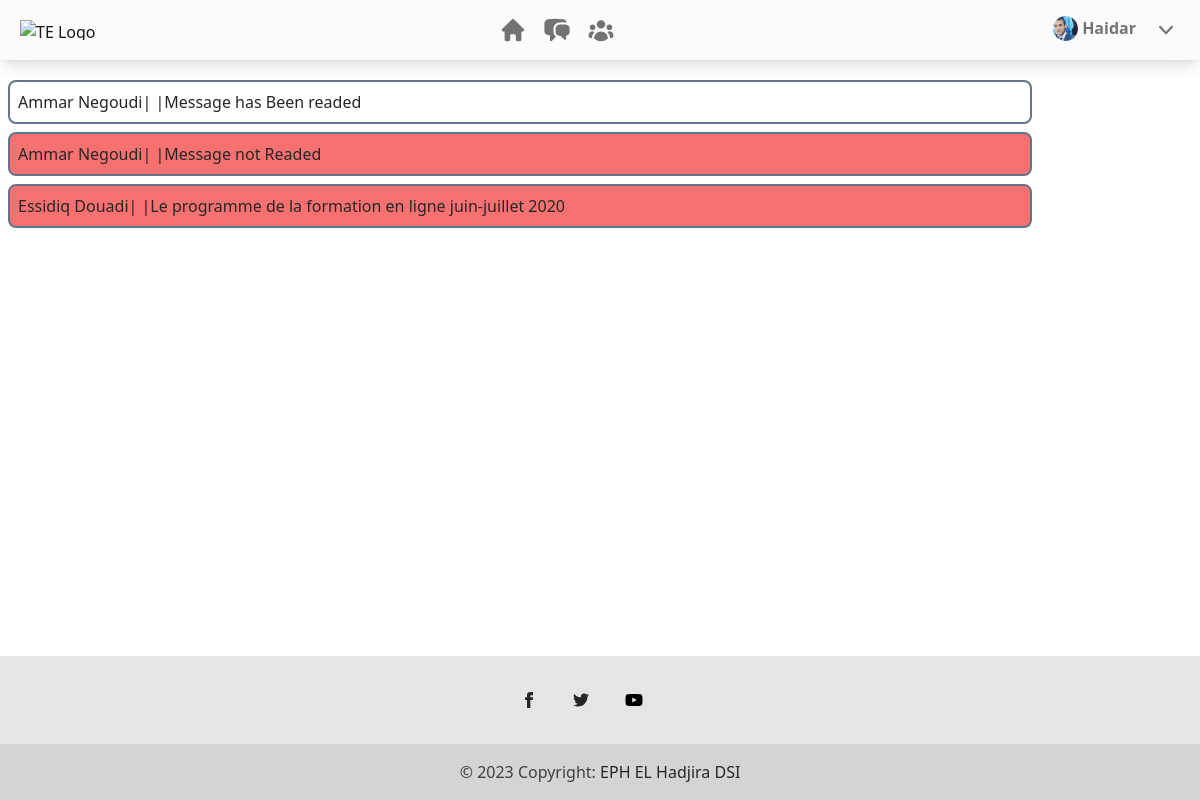
The app's page /home/ (signed in) with its own data.
### CSM/models.py (models this page shows, shortened)
class Employee(models.Model):
    GENDER = (
        ('Male','Male'),
        ('Female','Female')
    )
    POSITION = (
        ('Director','Director'),
        ('Statistical Engineering','Statistical Engineering'),
        ('Informatic Engineering','Informatic Engineering'),
        ('Informatic Technical Senior','Informatic Technical Senior')
    )
    ARPOSITION = (
        ('مدير المؤسسة','مدير المؤسسة'),
        ('مهندس دولة في الإحصاء','مهندس دولة في الإحصاء'),
        ('مهندس دولة في الإعلام الألي','مهندس دولة في الإعلام الألي'),
        ('تقني سامي في الإعلام الألي','تقني سامي في الإعلام الألي')
    )
    user = models.OneToOneField(User, null=True, blank=True, on_delete=models.CASCADE)
    gender = models.CharField(max_length=6, null=True, choices=GENDER)
    phone = models.CharField(max_length=10, null=True, blank=True)
    adress = models.TextField(max_length=60, null=True, blank=True)
    position = models.CharField(max_length=40, null=True, choices=POSITION)
    ar_position = models.CharField(max_length=40, null=True, choices=ARPOSITION)
    birthday = models.DateField(null=True)
    profile_pic = models.ImageField(null=True,blank=True, default='profile_pic.png')

class Messages(models.Model):
    sender = models.ForeignKey(User, null=True,related_name='sent_messages', on_delete=models.SET_NULL)
    message = models.TextField(max_length=256, null=False, blank=False)
    reciever = models.ForeignKey(User, null=True, related_name='recieve_messages', on_delete=models.SET_NULL)
    date_created = models.DateTimeField(auto_now_add=True)
    is_read = models.BooleanField(default=False)

### CSM/decorators.py (the view)
    def wrapper_func(request, *args, **kwargs):
        if not request.user.is_authenticated:
            return redirect("CSM:index")
        else:
            return view_func(request, *args, **kwargs)

### CSM/views.py (called while the page is built)
@authenticated_user
def home(request):
    employee = Employee.objects.get(user = request.user)
    try:
        allMessages = Messages.objects.filter(reciever = request.user)
        ar_messages_ids = []
        for message in allMessages:
            if re.search(r'[\u0600-\u06FF]', message.message):
                ar_messages_ids.append(message.id)
        unread_messages = Messages.objects.filter(reciever = request.user, is_read = False).values_list('id',flat=True)
    except Messages.DoesNotExist:
        allMessages = 0
        unread_messages = 0
    return render(request, "CSM/home.html", {'employee' : employee, 'messages' : allMessages, 'unreaded' : unread_messages, 'ar_messages_ids':ar_messages_ids})

### CSM/templates/CSM/home.html (shortened to what this page needs)
{% extends "CSM/include/base.html" %}
{% block content %}
    {% include "CSM/include/nav.html" %}
        <section class="flex-1 my-3">
            <div class="container">
                {% if messages  != 0 %}
                    {% for message in messages %}
                        {% if message.id in unreaded %}
                            <a href="#" class="w-full px-2 py-2 mx-2 my-2 border-2 border-slate-500 border-solid rounded-lg flex flex-row bg-red-400 ">
                                <span >{{ message.sender.first_name }} {{ message.sender.last_name }} </span>
                                <span>|  |</span>
                                <span dir="{% if message.id in ar_messages_ids%}rtl{% else %}ltr{% endif %}">{{ message.message }}</span>
                            </a>
                        {% else %}
                            <a href="#" class="w-full px-2 py-2 mx-2 my-2 border-2 border-slate-500 border-solid rounded-lg flex flex-row " >
                                <span >{{ message.sender.first_name }} {{ message.sender.last_name }} </span>
                                <span>|  |</span>
                                <span dir="{% if message.id in ar_messages_ids%}rtl{% else %}ltr{% endif %}">{{ message.message }}</span>
                            </a>
                        {% endif %}
                    {% endfor %}
                {% endif %}
            </div>
        </section>
    {% include "CSM/include/footer.html" %}
{% endblock  %}

### CSM/templates/CSM/include/nav.html (shortened to what this page needs)
<nav
  class="relative flex w-full flex-wrap items-center justify-between bg-[#FBFBFB] py-2 text-neutral-500 shadow-lg hover:text-neutral-700 focus:text-neutral-700 dark:bg-neutral-600 lg:py-4"
>
  <div class="flex w-full flex-wrap items-center justify-between px-3">
    <div class="flex mr-[15%]">
      <a
        class="mx-2 my-1 flex items-center text-neutral-900 hover:text-neutral-900 focus:text-neutral-900 lg:mb-0 lg:mt-0"
        href="#"
      >
        <img
          class="mr-2"
          src="https://tecdn.b-cdn.net/img/logo/te-transparent-noshadows.webp"
          style="height: 20px"
          alt="TE Logo"
          loading="lazy"
        />
      </a>
    </div>
    <ul class="list-style-none mx-auto flex-row pl-0 flex" data-te-navbar-nav-ref>
      <li class="px-2" data-te-nav-item-ref>
        <a
          class="text-neutral-500 transition duration-200 hover:text-neutral-700 hover:ease-in-out focus:text-neutral-700 disabled:text-black/30 dark:text-neutral-200 dark:hover:text-neutral-300 dark:focus:text-neutral-300 [&.active]:text-black/90 dark:[&.active]:text-zinc-400 motion-reduce:transition-none "
          href="#"
          data-te-nav-link-ref
          ><svg
            xmlns="http://www.w3.org/2000/svg"
            viewBox="0 0 20 20"
            fill="currentColor"
            class="h-7 w-7"
          >
            <path
              fill-rule="evenodd"
              d="M9.293 2.293a1 1 0 011.414 0l7 7A1 1 0 0117 11h-1v6a1 1 0 01-1 1h-2a1 1 0 01-1-1v-3a1 1 0 00-1-1H9a1 1 0 00-1 1v3a1 1 0 01-1 1H5a1 1 0 01-1-1v-6H3a1 1 0 01-.707-1.707l7-7z"
              clip-rule="evenodd"
            />
          </svg>
          <span
            class="absolute -mt-7 ml-4 rounded-full bg-danger px-[0.50em] py-[0.25em] text-[0.6rem] font-bold leading-none text-white"
            >1</span
          >
        </a>
      </li>
      <li class="relative px-2" data-te-nav-item-ref>
        <a
          class="hidden-arrow flex items-center text-neutral-500 transition duration-200 hover:text-neutral-700 hover:ease-in-out focus:text-neutral-700 disabled:text-black/30 dark:text-neutral-200 dark:hover:text-neutral-300 dark:focus:text-neutral-300 [&.active]:text-black/90 dark:[&.active]:text-neutral-400 motion-reduce:transition-none"
          href="#"
          id="dropdownMenuButton1"
          role="button"
          data-te-dropdown-toggle-ref
          aria-expanded="false"
        >
          <span
            class="absolute -mt-6 ml-5 rounded-full bg-danger px-[0.50em] py-[0.25em] text-[0.6rem] font-bold leading-none text-white"
            >6</span
          >
        </a>
      </li>
      <li class="px-2" data-te-nav-item-ref>
        <a
          class="text-neutral-500 transition duration-200 hover:text-neutral-700 hover:ease-in-out focus:text-neutral-700 disabled:text-black/30 dark:text-neutral-200 dark:hover:text-neutral-300 dark:focus:text-neutral-300 [&.active]:text-black/90 dark:[&.active]:text-neutral-400 motion-reduce:transition-none"
          href="#"
          data-te-nav-link-ref
          >
          <span
            class="absolute -mt-7 ml-5 rounded-full bg-danger px-[0.50em] py-[0.25em] text-[0.6rem] font-bold leading-none text-white"
            >2</span
          >
        </a>
      </li>
    </ul>
    <ul class="list-style-none ml-auto flex flex-row pl-0 md:pl-4" data-te-navbar-nav-ref>
      <li class="px-2" data-te-nav-item-ref>
        <a
          class="text-neutral-500 transition duration-200 hover:text-neutral-700 hover:ease-in-out focus:text-neutral-700 disabled:text-black/30 dark:text-neutral-200 dark:hover:text-neutral-300 dark:focus:text-neutral-300 sm:flex [&.active]:text-black/90 dark:[&.active]:text-zinc-400 motion-reduce:transition-none"
          href="#"
          data-te-nav-link-ref
          ><img
            src="{{employee.profile_pic.url}}"
            class="rounded-full"
            style="height: 25px; width: 25px"
            alt="TE Avatar"
            loading="lazy"
          />
          <strong class="ml-1 hidden sm:block">{{ user.username }}</strong>
        </a>
      </li>
      <li class="relative px-2" data-te-dropdown-ref data-te-dropdown-alignment="end">
        <a
          class="hidden-arrow mr flex items-center text-neutral-500 transition duration-200 hover:text-neutral-700 hover:ease-in-out focus:text-neutral-700 disabled:text-black/30 dark:text-neutral-200 dark:hover:text-neutral-300 dark:focus:text-neutral-300 [&.active]:text-black/90 dark:[&.active]:text-neutral-400 motion-reduce:transition-none"
          href="#"
          id="DownArrow"
          role="button"
          data-te-dropdown-toggle-ref
          aria-expanded="false"
        >
          <svg
            xmlns="http://www.w3.org/2000/svg"
            viewBox="0 0 20 20"
            fill="currentColor"
            class="h-7 w-7"
          >
            <path
              fill-rule="evenodd"
              d="M5.23 7.21a.75.75 0 011.06.02L10 11.168l3.71-3.938a.75.75 0 111.08 1.04l-4.25 4.5a.75.75 0 01-1.08 0l-4.25-4.5a.75.75 0 01.02-1.06z"
              clip-rule="evenodd"
            />
          </svg>
        </a>
      </li>
    </ul>
  </div>
</nav>

### CSM/static/CSS/index.css (style rules this page uses)
body { display: flex; flex-direction: column; min-height: 100vh; }

### records on screen
Employee: profile_pic (picture)
Messages: sender.first_name "Ammar", sender.last_name "Negoudi", message "Message has Been readed"
Messages: sender.first_name "Ammar", sender.last_name "Negoudi", message "Message not Readed"
Messages: sender.first_name "Essidiq", sender.last_name "Douadi", message "Le programme de la formation en ligne juin-juillet 2020"

### other values on screen
{{ user.username }} "Haidar"
